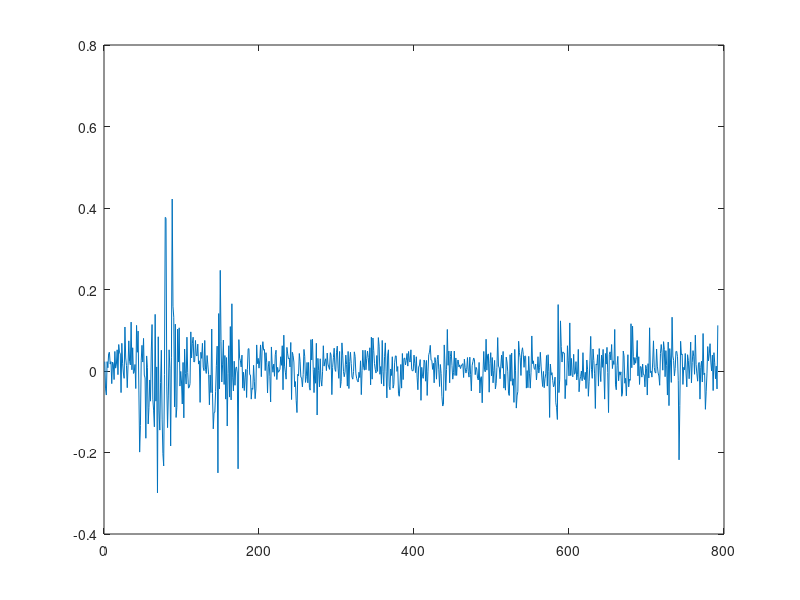

Recreate this plot in MATLAB. (Note: this script raises an error after producing the figure.)
%% uppgift 1
load("sp500.mat"); %load data
plot(sp500_returns); %plots are nice
returns=sp500_returns-mean(sp500_returns); %mean correct 
figure(1)
autocorr(returns,20); figure(2) 
parcorr(returns,20); 
[~,pVal]=lbqtest(returns,20);
%% uppgift 2
maxNoPar=5;
numberOfObservations=length(returns);
loglikliMatrix = zeros(maxNoPar); % Initialize
pqMatrix = zeros(maxNoPar); %to save number of paramaters
for q=1:maxNoPar
  for p=1:maxNoPar
    try
      mod = arima(p,0,q); %model struct
      [fit,~,logL,~] = estimate(mod,returns,'Display','off'); %fits model
      loglikliMatrix(p,q) = logL; %save in loglik matrix
      pqMatrix(p,q) = 1+p+q; %save number of parameters
    catch
      disp("warning")
      loglikliMatrix(p,q)=NaN;
      pqMatrix(p,q)=NaN;
    end
  end
end


[~,bic] = aicbic(reshape(loglikliMatrix,maxNoPar^2,1),reshape(pqMatrix,maxNoPar^2,1),numberOfObservations);
[value,index]=min(bic);
[pOpt,qOpt]=ind2sub([ maxNoPar],index);
%% TASK 3
armaOpt=arima(pOpt,0,qOpt);
armaEstOpt=estimate(armaOpt,returns,'Display','off'); %osäker op detta
[residuals,condVar]=infer(armaEstOpt,returns); %maybe we shall standardize the residuals? 
%
figure(1);clf;
plot(residuals);
figure(2);clf
autocorr(residuals,20);
figure(3);clf
qqplot(residuals);
%  to heavy tails? Hetroscedacity (it seems)!, linear dependecies? 
%% squared residuals
figure(2);clf; 
autocorr(residuals.^2,20);
%we must allow for hetroscacity and whale-tails! 
%% TASK4
maxNoPar=10;
numberOfObservations=length(residuals);
loglikliMatrix = zeros(maxNoPar); % Initialize
pqMatrix = zeros(maxNoPar); %to save number of paramaters
for q=1:maxNoPar
  for p=1:maxNoPar
    try
      mod = garch(p,q); %model struct
      [fit,~,logL,~] = estimate(mod,residuals,'Display','off');  %fits model
      loglikliMatrix(p,q) = logL; %save in loglik matrix
      pqMatrix(p,q) = 1+p+q; %save number of parameters
    catch
      disp("warning")
      loglikliMatrix(p,q)=NaN;
      pqMatrix(p,q)=NaN;
    end
  end
end
[~,bic] = aicbic(reshape(loglikliMatrix,maxNoPar^2,1),reshape(pqMatrix,maxNoPar^2,1),numberOfObservations);
[value,index]=min(bic);
[pOpt,qOpt]=ind2sub(maxNoPar,index);
%%
garchOpt=garch(pOpt,qOpt);
garchOptEval=estimate(garchOpt,residuals,'Display','off');
[resResiduls,~]=infer(garchOptEval,residuals);
%todo diagnostic check
%det ser helt miffat ut.


%%
r=normrnd(0,1,1000,1);
autocorr(r,20)